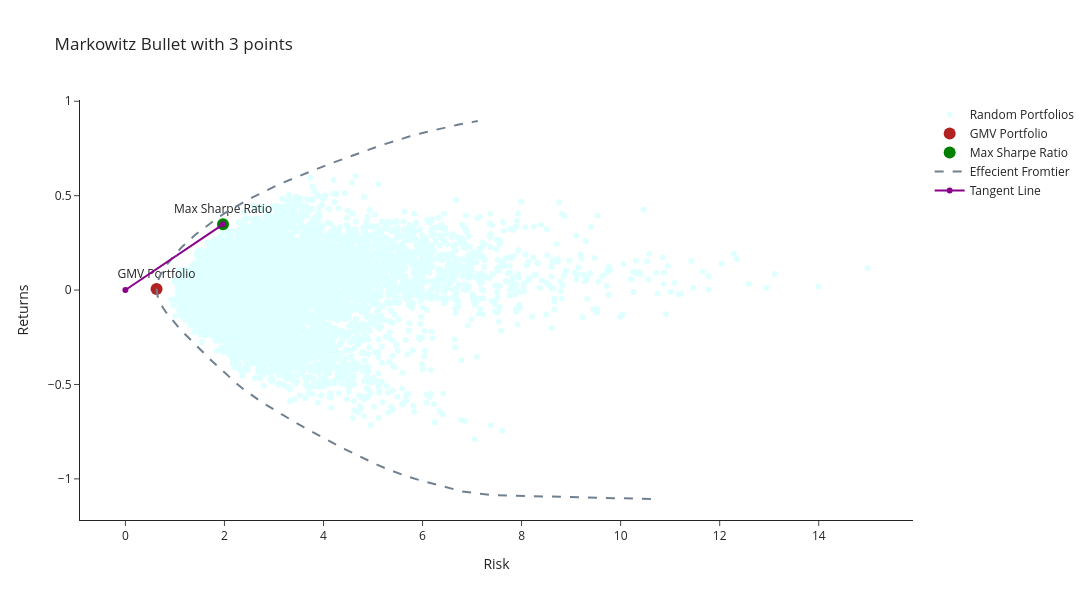

The cell this chart's notebook holds for it:
### Code cell
fig = go.Figure()

fig.add_trace(
    go.Scatter(x = risks, y = returns, mode = 'markers', name = 'Random Portfolios',
              marker = dict(color = 'lightcyan'))
)

fig.add_trace(
    go.Scatter(x = [gmv_risk], y = [gmv_returns], mode = 'markers + text', name = 'GMV Portfolio',
              marker = dict(color = 'firebrick', size = 12), text = 'GMV Portfolio', textposition = 'top center')
)

fig.add_trace(
    go.Scatter(x = [opt_risk], y = [opt_ret], mode = 'markers + text', name = 'Max Sharpe Ratio',
              marker = dict(color = 'green', size = 12), text = 'Max Sharpe Ratio', textposition = 'top center')
)

fig.add_trace(
    go.Scatter(x = optimized_risks, y = target_returns, name = 'Effecient Fromtier', line = dict(color = 'slategrey', dash = 'dash'))
)


fig.add_trace(
    go.Scatter(x = [x1, x2], y = [y1, y2], name = 'Tangent Line', line = dict(color = 'darkmagenta'))
)

fig.update_layout(height = 600, width = 1100, template = 'simple_white',
                  title = dict(text = 'Markowitz Bullet with 3 points'), xaxis = dict(title = dict(text = 'Risk')), 
                  yaxis = dict(title = dict(text = 'Returns'))
                )

fig.show()

### Figure 1 — Plotly figure (JSON) as saved in the notebook; plotly's stock layout.template omitted (floating-point values rounded to 4 significant figures; data arrays with more than 128 entries replaced by an {"elided": "..."} marker saying what was removed)
{"data": [{"marker": {"color": "lightcyan"}, "mode": "markers", "name": "Random Portfolios", "type": "scatter", "x": {"elided": "10000 float values"}, "y": {"elided": "10000 float values"}}, {"marker": {"color": "firebrick", "size": 12}, "mode": "markers+text", "name": "GMV Portfolio", "text": "GMV Portfolio", "textposition": "top center", "type": "scatter", "x": [0.6294], "y": [0.005429]}, {"marker": {"color": "green", "size": 12}, "mode": "markers+text", "name": "Max Sharpe Ratio", "text": "Max Sharpe Ratio", "textposition": "top center", "type": "scatter", "x": [1.971], "y": [0.3483]}, {"line": {"color": "slategrey", "dash": "dash"}, "name": "Effecient Fromtier", "type": "scatter", "x": [10.61, 7.399, 6.795, 6.485, 6.192, 5.92, 5.672, 5.449, 5.257, 5.081, 4.912, 4.749, 4.592, 4.439, 4.288, 4.14, 3.995, 3.852, 3.712, 3.574, 3.439, 3.305, 3.174, 3.046, 2.921, 2.799, 2.682, 2.57, 2.463, 2.362, 2.268, 2.18, 2.093, 2.008, 1.924, 1.84, 1.759, 1.678, 1.598, 1.519, 1.441, 1.364, 1.288, 1.213, 1.14, 1.069, 1.0, 0.9346, 0.8726, 0.8151, 0.7631, 0.7177, 0.6804, 0.6525, 0.6352, 0.6294, 0.6354, 0.653, 0.6811, 0.7186, 0.7641, 0.8163, 0.8739, 0.936, 1.002, 1.07, 1.142, 1.22, 1.305, 1.395, 1.49, 1.589, 1.691, 1.796, 1.905, 2.024, 2.151, 2.284, 2.422, 2.565, 2.713, 2.869, 3.036, 3.211, 3.393, 3.582, 3.775, 3.973, 4.175, 4.38, 4.588, 4.803, 5.025, 5.255, 5.492, 5.747, 6.036, 6.359, 6.708, 7.115], "y": [-1.107, -1.086, -1.066, -1.046, -1.026, -1.005, -0.9852, -0.965, -0.9448, -0.9245, -0.9043, -0.8841, -0.8639, -0.8436, -0.8234, -0.8032, -0.783, -0.7628, -0.7425, -0.7223, -0.7021, -0.6819, -0.6617, -0.6414, -0.6212, -0.601, -0.5808, -0.5606, -0.5403, -0.5201, -0.4999, -0.4797, -0.4594, -0.4392, -0.419, -0.3988, -0.3786, -0.3583, -0.3381, -0.3179, -0.2977, -0.2775, -0.2572, -0.237, -0.2168, -0.1966, -0.1763, -0.1561, -0.1359, -0.1157, -0.09546, -0.07524, -0.05502, -0.0348, -0.01458, 0.005645, 0.02587, 0.04609, 0.06631, 0.08653, 0.1068, 0.127, 0.1472, 0.1674, 0.1876, 0.2079, 0.2281, 0.2483, 0.2685, 0.2887, 0.309, 0.3292, 0.3494, 0.3696, 0.3898, 0.4101, 0.4303, 0.4505, 0.4707, 0.491, 0.5112, 0.5314, 0.5516, 0.5718, 0.5921, 0.6123, 0.6325, 0.6527, 0.6729, 0.6932, 0.7134, 0.7336, 0.7538, 0.7741, 0.7943, 0.8145, 0.8347, 0.8549, 0.8752, 0.8954]}, {"line": {"color": "darkmagenta"}, "name": "Tangent Line", "type": "scatter", "x": [0, 1.971], "y": [0.0001738, 0.3483]}], "layout": {"height": 600, "title": {"text": "Markowitz Bullet with 3 points"}, "width": 1100, "xaxis": {"autorange": true, "range": [-0.9164, 15.9], "title": {"text": "Risk"}, "type": "linear"}, "yaxis": {"autorange": true, "range": [-1.218, 1.007], "title": {"text": "Returns"}, "type": "linear"}}}
